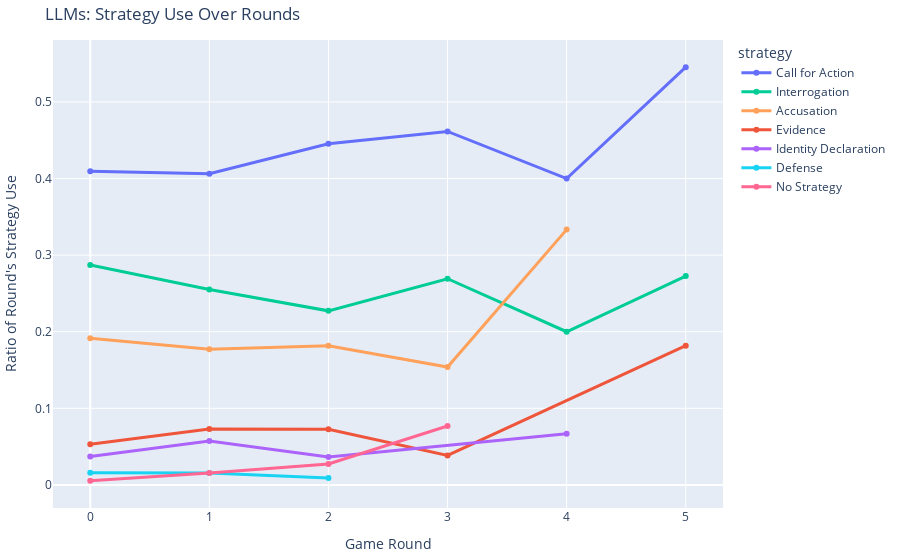

This figure's notebook cell:
### Code cell
## Strategy used over time (LLMs)

llm_strats_byround = llm_text_df.explode("strategy").groupby("round")["strategy"].value_counts().reset_index()
# Make scaled by total strategy use per round
llm_strats_byround["count"] = llm_strats_byround.groupby("round")["count"].transform(lambda x: x/x.sum()) 

fig = px.line(llm_strats_byround, x="round", y="count", color="strategy", markers=True)
fig.update_traces(line_width=3)
fig.update_layout(yaxis_title="Ratio of Round's Strategy Use", xaxis_title="Game Round", title="LLMs: Strategy Use Over Rounds")
fig.show()

### Figure 1 — Plotly figure (JSON) as saved in the notebook; plotly's stock layout.template omitted (floating-point values rounded to 4 significant figures)
{"data": [{"hovertemplate": "strategy=Call for Action<br>round=%{x}<br>count=%{y}<extra></extra>", "legendgroup": "Call for Action", "line": {"color": "#636EFA", "dash": "solid", "width": 3}, "marker": {"symbol": "circle"}, "mode": "lines+markers", "name": "Call for Action", "orientation": "v", "showlegend": true, "type": "scatter", "x": [0, 1, 2, 3, 4, 5], "xaxis": "x", "y": [0.4096, 0.4062, 0.4455, 0.4615, 0.4, 0.5455], "yaxis": "y"}, {"hovertemplate": "strategy=Interrogation<br>round=%{x}<br>count=%{y}<extra></extra>", "legendgroup": "Interrogation", "line": {"color": "#00CC96", "dash": "solid", "width": 3}, "marker": {"symbol": "circle"}, "mode": "lines+markers", "name": "Interrogation", "orientation": "v", "showlegend": true, "type": "scatter", "x": [0, 1, 2, 3, 4, 5], "xaxis": "x", "y": [0.2872, 0.2552, 0.2273, 0.2692, 0.2, 0.2727], "yaxis": "y"}, {"hovertemplate": "strategy=Accusation<br>round=%{x}<br>count=%{y}<extra></extra>", "legendgroup": "Accusation", "line": {"color": "#FFA15A", "dash": "solid", "width": 3}, "marker": {"symbol": "circle"}, "mode": "lines+markers", "name": "Accusation", "orientation": "v", "showlegend": true, "type": "scatter", "x": [0, 1, 2, 3, 4], "xaxis": "x", "y": [0.1915, 0.1771, 0.1818, 0.1538, 0.3333], "yaxis": "y"}, {"hovertemplate": "strategy=Evidence<br>round=%{x}<br>count=%{y}<extra></extra>", "legendgroup": "Evidence", "line": {"color": "#EF553B", "dash": "solid", "width": 3}, "marker": {"symbol": "circle"}, "mode": "lines+markers", "name": "Evidence", "orientation": "v", "showlegend": true, "type": "scatter", "x": [0, 1, 2, 3, 5], "xaxis": "x", "y": [0.05319, 0.07292, 0.07273, 0.03846, 0.1818], "yaxis": "y"}, {"hovertemplate": "strategy=Identity Declaration<br>round=%{x}<br>count=%{y}<extra></extra>", "legendgroup": "Identity Declaration", "line": {"color": "#AB63FA", "dash": "solid", "width": 3}, "marker": {"symbol": "circle"}, "mode": "lines+markers", "name": "Identity Declaration", "orientation": "v", "showlegend": true, "type": "scatter", "x": [0, 1, 2, 4], "xaxis": "x", "y": [0.03723, 0.05729, 0.03636, 0.06667], "yaxis": "y"}, {"hovertemplate": "strategy=Defense<br>round=%{x}<br>count=%{y}<extra></extra>", "legendgroup": "Defense", "line": {"color": "#19D3F3", "dash": "solid", "width": 3}, "marker": {"symbol": "circle"}, "mode": "lines+markers", "name": "Defense", "orientation": "v", "showlegend": true, "type": "scatter", "x": [0, 1, 2], "xaxis": "x", "y": [0.01596, 0.01562, 0.009091], "yaxis": "y"}, {"hovertemplate": "strategy=No Strategy<br>round=%{x}<br>count=%{y}<extra></extra>", "legendgroup": "No Strategy", "line": {"color": "#FF6692", "dash": "solid", "width": 3}, "marker": {"symbol": "circle"}, "mode": "lines+markers", "name": "No Strategy", "orientation": "v", "showlegend": true, "type": "scatter", "x": [0, 1, 2, 3], "xaxis": "x", "y": [0.005319, 0.01562, 0.02727, 0.07692], "yaxis": "y"}], "layout": {"autosize": true, "legend": {"title": {"text": "strategy"}, "tracegroupgap": 0}, "title": {"text": "LLMs: Strategy Use Over Rounds"}, "xaxis": {"anchor": "y", "autorange": true, "domain": [0, 1], "range": [-0.3014, 5.301], "title": {"text": "Game Round"}, "type": "linear"}, "yaxis": {"anchor": "x", "autorange": true, "domain": [0, 1], "range": [-0.03428, 0.5851], "title": {"text": "Ratio of Round's Strategy Use"}, "type": "linear"}}}
